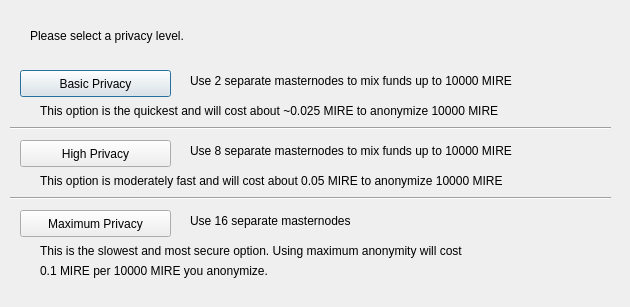
<?xml version="1.0" encoding="UTF-8"?>
<ui version="4.0">
 <class>ObfuscationConfig</class>
 <widget class="QDialog" name="ObfuscationConfig">
  <property name="geometry">
   <rect>
    <x>0</x>
    <y>0</y>
    <width>630</width>
    <height>307</height>
   </rect>
  </property>
  <property name="windowTitle">
   <string>Configure Obfuscation</string>
  </property>
  <widget class="QPushButton" name="buttonBasic">
   <property name="geometry">
    <rect>
     <x>20</x>
     <y>70</y>
     <width>151</width>
     <height>27</height>
    </rect>
   </property>
   <property name="text">
    <string>Basic Privacy</string>
   </property>
  </widget>
  <widget class="QPushButton" name="buttonHigh">
   <property name="geometry">
    <rect>
     <x>20</x>
     <y>140</y>
     <width>151</width>
     <height>27</height>
    </rect>
   </property>
   <property name="text">
    <string>High Privacy</string>
   </property>
  </widget>
  <widget class="QPushButton" name="buttonMax">
   <property name="geometry">
    <rect>
     <x>20</x>
     <y>210</y>
     <width>151</width>
     <height>27</height>
    </rect>
   </property>
   <property name="text">
    <string>Maximum Privacy</string>
   </property>
  </widget>
  <widget class="QLabel" name="label">
   <property name="geometry">
    <rect>
     <x>30</x>
     <y>20</y>
     <width>571</width>
     <height>31</height>
    </rect>
   </property>
   <property name="text">
    <string>Please select a privacy level.</string>
   </property>
  </widget>
  <widget class="QLabel" name="label_2">
   <property name="geometry">
    <rect>
     <x>190</x>
     <y>70</y>
     <width>421</width>
     <height>21</height>
    </rect>
   </property>
   <property name="text">
    <string>Use 2 separate masternodes to mix funds up to 10000 MIRE</string>
   </property>
  </widget>
  <widget class="QLabel" name="label_3">
   <property name="geometry">
    <rect>
     <x>190</x>
     <y>140</y>
     <width>411</width>
     <height>21</height>
    </rect>
   </property>
   <property name="text">
    <string>Use 8 separate masternodes to mix funds up to 10000 MIRE</string>
   </property>
  </widget>
  <widget class="QLabel" name="label_4">
   <property name="geometry">
    <rect>
     <x>190</x>
     <y>210</y>
     <width>421</width>
     <height>21</height>
    </rect>
   </property>
   <property name="text">
    <string>Use 16 separate masternodes</string>
   </property>
  </widget>
  <widget class="QLabel" name="label_6">
   <property name="geometry">
    <rect>
     <x>40</x>
     <y>100</y>
     <width>561</width>
     <height>21</height>
    </rect>
   </property>
   <property name="text">
    <string>This option is the quickest and will cost about ~0.025 MIRE to anonymize 10000 MIRE</string>
   </property>
  </widget>
  <widget class="QLabel" name="label_7">
   <property name="geometry">
    <rect>
     <x>40</x>
     <y>170</y>
     <width>561</width>
     <height>21</height>
    </rect>
   </property>
   <property name="text">
    <string>This option is moderately fast and will cost about 0.05 MIRE to anonymize 10000 MIRE</string>
   </property>
  </widget>
  <widget class="QLabel" name="label_8">
   <property name="geometry">
    <rect>
     <x>40</x>
     <y>240</y>
     <width>561</width>
     <height>21</height>
    </rect>
   </property>
   <property name="text">
    <string>This is the slowest and most secure option. Using maximum anonymity will cost</string>
   </property>
  </widget>
  <widget class="QLabel" name="label_9">
   <property name="geometry">
    <rect>
     <x>40</x>
     <y>260</y>
     <width>561</width>
     <height>21</height>
    </rect>
   </property>
   <property name="text">
    <string>0.1 MIRE per 10000 MIRE you anonymize.</string>
   </property>
  </widget>
  <widget class="Line" name="line">
   <property name="geometry">
    <rect>
     <x>10</x>
     <y>120</y>
     <width>601</width>
     <height>16</height>
    </rect>
   </property>
   <property name="orientation">
    <enum>Qt::Horizontal</enum>
   </property>
  </widget>
  <widget class="Line" name="line_2">
   <property name="geometry">
    <rect>
     <x>10</x>
     <y>190</y>
     <width>601</width>
     <height>16</height>
    </rect>
   </property>
   <property name="orientation">
    <enum>Qt::Horizontal</enum>
   </property>
  </widget>
 </widget>
 <resources/>
 <connections/>
</ui>
